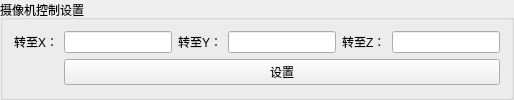
               <widget class="QGroupBox" name="gro_Cam">
                <property name="title">
                 <string>摄像机控制设置</string>
                </property>
                <layout class="QFormLayout" name="formLayout_26">
                 <item row="0" column="0">
                  <widget class="QLabel" name="lab_CamX">
                   <property name="text">
                    <string>转至X：</string>
                   </property>
                  </widget>
                 </item>
                 <item row="0" column="1">
                  <layout class="QHBoxLayout" name="horizontalLayout_75">
                   <item>
                    <widget class="QLineEdit" name="lineEdit_CamX"/>
                   </item>
                   <item>
                    <widget class="QLabel" name="lab_CamY">
                     <property name="text">
                      <string>转至Y：</string>
                     </property>
                    </widget>
                   </item>
                   <item>
                    <widget class="QLineEdit" name="lineEdit_CamY"/>
                   </item>
                   <item>
                    <widget class="QLabel" name="lab_CamZ">
                     <property name="text">
                      <string>转至Z：</string>
                     </property>
                    </widget>
                   </item>
                   <item>
                    <widget class="QLineEdit" name="lineEdit_CamZ"/>
                   </item>
                  </layout>
                 </item>
                 <item row="1" column="1">
                  <widget class="QPushButton" name="pus_CamSet">
                   <property name="text">
                    <string>设置</string>
                   </property>
                  </widget>
                 </item>
                </layout>
               </widget>
